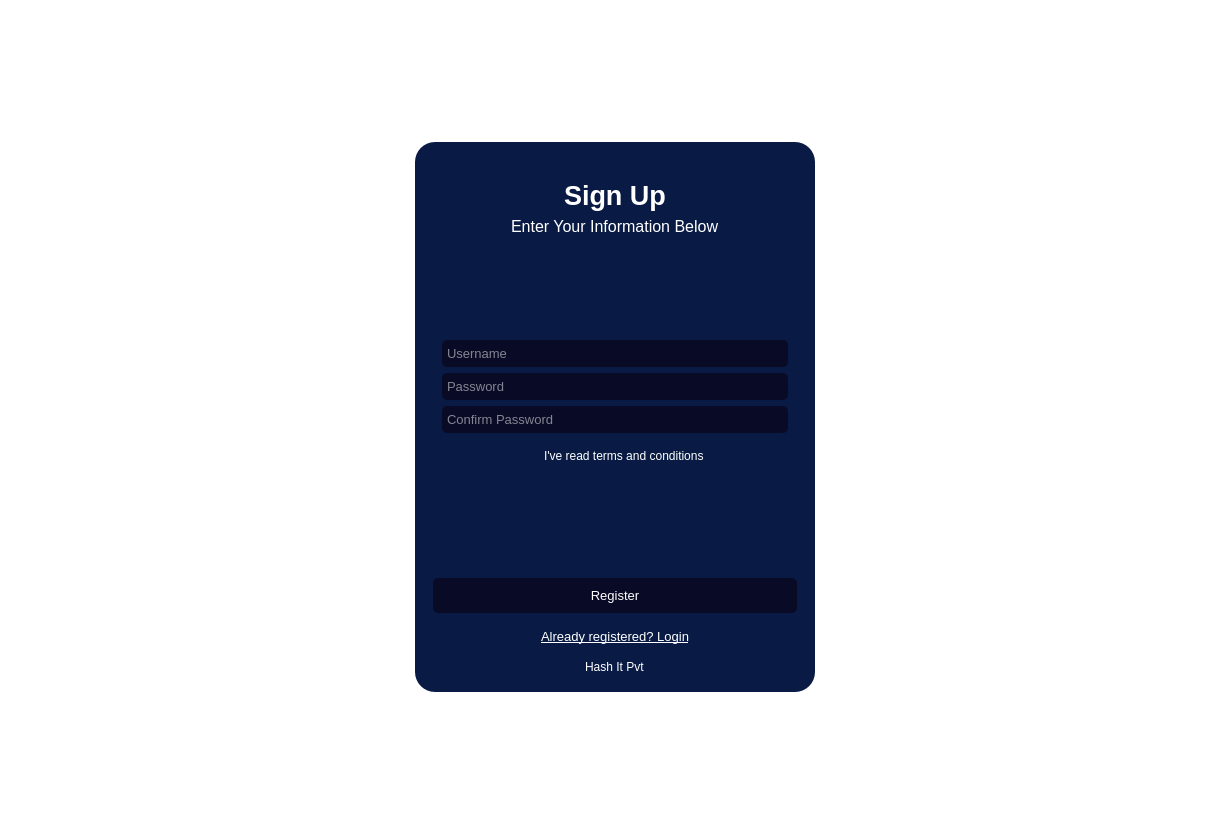
<?xml version="1.0" encoding="UTF-8"?>
<ui version="4.0">
 <class>MainWindow</class>
 <widget class="QMainWindow" name="MainWindow">
  <property name="geometry">
   <rect>
    <x>0</x>
    <y>0</y>
    <width>1231</width>
    <height>835</height>
   </rect>
  </property>
  <property name="windowTitle">
   <string>MainWindow</string>
  </property>
  <property name="layoutDirection">
   <enum>Qt::LeftToRight</enum>
  </property>
  <property name="styleSheet">
   <string notr="true">*{
border:none;
background-color:transparent;
background:transparent;
padding:0;
margin:0;
opacity:0.6;
color:#fff;
}
#centralwidget{
background-color: ;

background-image:url(:/images/Images/abstract-purple-wave-background-dynamic-shapes-composition_467446-11.jpeg);
}
#widget{
background-color:rgb(9,27,68);
border-radius:20px;
}
QLineEdit{
background-color:rgb(9,10,37);
padding:5px 3px;
border-radius:5px;
}
QPushButton{
background-color:rgb(9,10,37);
padding:10px 5px;
border-radius:5px;
}
#to_login, #to_register{
	background-color: transparent;
}</string>
  </property>
  <widget class="QWidget" name="centralwidget">
   <layout class="QVBoxLayout" name="verticalLayout">
    <item alignment="Qt::AlignHCenter">
     <widget class="QWidget" name="widget" native="true">
      <property name="enabled">
       <bool>true</bool>
      </property>
      <property name="minimumSize">
       <size>
        <width>400</width>
        <height>550</height>
       </size>
      </property>
      <property name="maximumSize">
       <size>
        <width>400</width>
        <height>550</height>
       </size>
      </property>
      <property name="layoutDirection">
       <enum>Qt::LeftToRight</enum>
      </property>
      <layout class="QVBoxLayout" name="verticalLayout_2">
       <item>
        <widget class="QCustomStackedWidget" name="stackedWidget">
         <widget class="QWidget" name="registerPage">
          <layout class="QVBoxLayout" name="verticalLayout_3">
           <item>
            <widget class="QLabel" name="label">
             <property name="text">
              <string/>
             </property>
             <property name="pixmap">
              <pixmap resource="QSS/QSS_Resource.qrc">:/icons/Icon/placeholder.png</pixmap>
             </property>
             <property name="scaledContents">
              <bool>true</bool>
             </property>
            </widget>
           </item>
           <item alignment="Qt::AlignHCenter|Qt::AlignTop">
            <widget class="QLabel" name="label_2">
             <property name="font">
              <font>
               <pointsize>20</pointsize>
               <weight>75</weight>
               <bold>true</bold>
              </font>
             </property>
             <property name="text">
              <string>Sign Up</string>
             </property>
            </widget>
           </item>
           <item alignment="Qt::AlignHCenter">
            <widget class="QLabel" name="label_3">
             <property name="font">
              <font>
               <pointsize>12</pointsize>
              </font>
             </property>
             <property name="text">
              <string>Enter Your Information Below</string>
             </property>
            </widget>
           </item>
           <item>
            <spacer name="verticalSpacer">
             <property name="orientation">
              <enum>Qt::Vertical</enum>
             </property>
             <property name="sizeHint" stdset="0">
              <size>
               <width>20</width>
               <height>40</height>
              </size>
             </property>
            </spacer>
           </item>
           <item>
            <widget class="QFrame" name="frame">
             <property name="frameShape">
              <enum>QFrame::StyledPanel</enum>
             </property>
             <property name="frameShadow">
              <enum>QFrame::Raised</enum>
             </property>
             <layout class="QVBoxLayout" name="verticalLayout_4">
              <item>
               <widget class="QLineEdit" name="username">
                <property name="font">
                 <font>
                  <pointsize>10</pointsize>
                 </font>
                </property>
                <property name="text">
                 <string/>
                </property>
                <property name="dragEnabled">
                 <bool>false</bool>
                </property>
                <property name="readOnly">
                 <bool>false</bool>
                </property>
                <property name="placeholderText">
                 <string>Username</string>
                </property>
               </widget>
              </item>
              <item>
               <widget class="QLineEdit" name="password">
                <property name="font">
                 <font>
                  <pointsize>10</pointsize>
                 </font>
                </property>
                <property name="text">
                 <string/>
                </property>
                <property name="echoMode">
                 <enum>QLineEdit::Password</enum>
                </property>
                <property name="dragEnabled">
                 <bool>false</bool>
                </property>
                <property name="readOnly">
                 <bool>false</bool>
                </property>
                <property name="placeholderText">
                 <string>Password</string>
                </property>
               </widget>
              </item>
              <item>
               <widget class="QLineEdit" name="confirm_password">
                <property name="font">
                 <font>
                  <pointsize>10</pointsize>
                 </font>
                </property>
                <property name="text">
                 <string/>
                </property>
                <property name="echoMode">
                 <enum>QLineEdit::Password</enum>
                </property>
                <property name="dragEnabled">
                 <bool>false</bool>
                </property>
                <property name="readOnly">
                 <bool>false</bool>
                </property>
                <property name="placeholderText">
                 <string>Confirm Password</string>
                </property>
               </widget>
              </item>
             </layout>
            </widget>
           </item>
           <item alignment="Qt::AlignHCenter">
            <widget class="QCheckBox" name="checkBox">
             <property name="font">
              <font>
               <pointsize>9</pointsize>
              </font>
             </property>
             <property name="text">
              <string>I've read terms and conditions</string>
             </property>
            </widget>
           </item>
           <item alignment="Qt::AlignHCenter">
            <widget class="QLabel" name="error">
             <property name="styleSheet">
              <string notr="true">font: 11pt &quot;MS Shell Dlg 2&quot;;
color:rgb(255, 0, 0)</string>
             </property>
             <property name="text">
              <string/>
             </property>
            </widget>
           </item>
           <item>
            <spacer name="verticalSpacer_2">
             <property name="orientation">
              <enum>Qt::Vertical</enum>
             </property>
             <property name="sizeHint" stdset="0">
              <size>
               <width>20</width>
               <height>40</height>
              </size>
             </property>
            </spacer>
           </item>
           <item>
            <widget class="QPushButton" name="registerBtn">
             <property name="font">
              <font>
               <pointsize>10</pointsize>
              </font>
             </property>
             <property name="text">
              <string>Register</string>
             </property>
            </widget>
           </item>
           <item>
            <widget class="QPushButton" name="to_login">
             <property name="font">
              <font>
               <pointsize>10</pointsize>
               <underline>true</underline>
              </font>
             </property>
             <property name="text">
              <string>Already registered? Login</string>
             </property>
            </widget>
           </item>
           <item alignment="Qt::AlignHCenter">
            <widget class="QLabel" name="label_4">
             <property name="font">
              <font>
               <pointsize>9</pointsize>
              </font>
             </property>
             <property name="text">
              <string>Hash It Pvt</string>
             </property>
            </widget>
           </item>
          </layout>
         </widget>
         <widget class="QWidget" name="loginPage">
          <layout class="QVBoxLayout" name="verticalLayout_5">
           <item>
            <widget class="QLabel" name="label_7">
             <property name="minimumSize">
              <size>
               <width>0</width>
               <height>80</height>
              </size>
             </property>
             <property name="text">
              <string/>
             </property>
             <property name="pixmap">
              <pixmap resource="QSS/QSS_Resource.qrc">:/icons/Icon/placeholder.png</pixmap>
             </property>
             <property name="scaledContents">
              <bool>true</bool>
             </property>
            </widget>
           </item>
           <item alignment="Qt::AlignHCenter">
            <widget class="QLabel" name="label_6">
             <property name="font">
              <font>
               <pointsize>20</pointsize>
               <weight>75</weight>
               <bold>true</bold>
              </font>
             </property>
             <property name="text">
              <string>Log In</string>
             </property>
            </widget>
           </item>
           <item alignment="Qt::AlignHCenter">
            <widget class="QLabel" name="label_5">
             <property name="font">
              <font>
               <pointsize>12</pointsize>
              </font>
             </property>
             <property name="text">
              <string>Enter Your information below</string>
             </property>
            </widget>
           </item>
           <item>
            <widget class="QFrame" name="frame_2">
             <property name="frameShape">
              <enum>QFrame::StyledPanel</enum>
             </property>
             <property name="frameShadow">
              <enum>QFrame::Raised</enum>
             </property>
             <layout class="QVBoxLayout" name="verticalLayout_7">
              <item>
               <widget class="QLineEdit" name="emailfield">
                <property name="font">
                 <font>
                  <pointsize>10</pointsize>
                 </font>
                </property>
                <property name="text">
                 <string/>
                </property>
                <property name="dragEnabled">
                 <bool>false</bool>
                </property>
                <property name="readOnly">
                 <bool>false</bool>
                </property>
                <property name="placeholderText">
                 <string>Username</string>
                </property>
               </widget>
              </item>
              <item>
               <widget class="QLineEdit" name="passwordfield">
                <property name="font">
                 <font>
                  <pointsize>10</pointsize>
                 </font>
                </property>
                <property name="text">
                 <string/>
                </property>
                <property name="echoMode">
                 <enum>QLineEdit::Password</enum>
                </property>
                <property name="dragEnabled">
                 <bool>false</bool>
                </property>
                <property name="readOnly">
                 <bool>false</bool>
                </property>
                <property name="placeholderText">
                 <string>Password</string>
                </property>
               </widget>
              </item>
              <item>
               <spacer name="verticalSpacer_3">
                <property name="orientation">
                 <enum>Qt::Vertical</enum>
                </property>
                <property name="sizeHint" stdset="0">
                 <size>
                  <width>20</width>
                  <height>95</height>
                 </size>
                </property>
               </spacer>
              </item>
             </layout>
            </widget>
           </item>
           <item>
            <widget class="QPushButton" name="loginBtn">
             <property name="font">
              <font>
               <pointsize>10</pointsize>
              </font>
             </property>
             <property name="text">
              <string>Login</string>
             </property>
            </widget>
           </item>
           <item>
            <widget class="QPushButton" name="to_register">
             <property name="font">
              <font>
               <pointsize>10</pointsize>
               <underline>true</underline>
              </font>
             </property>
             <property name="text">
              <string>Not registered? Register</string>
             </property>
            </widget>
           </item>
           <item alignment="Qt::AlignHCenter">
            <widget class="QLabel" name="label_8">
             <property name="font">
              <font>
               <pointsize>9</pointsize>
              </font>
             </property>
             <property name="text">
              <string>Hash It Pvt</string>
             </property>
            </widget>
           </item>
          </layout>
         </widget>
        </widget>
       </item>
      </layout>
     </widget>
    </item>
   </layout>
  </widget>
 </widget>
 <customwidgets>
  <customwidget>
   <class>QCustomStackedWidget</class>
   <extends>QStackedWidget</extends>
   <header location="global">Custom_Widgets.Widgets.h</header>
   <container>1</container>
  </customwidget>
 </customwidgets>
 <resources>
  <include location="QSS/QSS_Resource.qrc"/>
  <include location="QSS/QSS_Resource.qrc"/>
 </resources>
 <connections/>
</ui>
